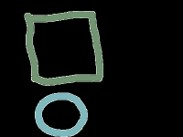
//> input picture ImageProcessing/ImageProcessing/img/cmp1.jpg, 183 x 137 px
$ ./Composite   (built with g++ and OpenCV 4)
//> lines starting //> are read from the running program, lines starting //| are printed output that depends on the picture
#include <opencv2/core/core.hpp>
#include <opencv2/imgcodecs/imgcodecs.hpp>
#include <opencv2/highgui/highgui.hpp>
#include <iostream>

using namespace cv;
using namespace std;

int main(int argc, char** argv) {

	String imgname1 = "Image 1";
	String imgname2 = "Image 2";
	int B = 0, G = 0, R = 0;

	// 이미지 데이터 읽기
	Mat img1 = imread("./img/cmp1.jpg", CV_LOAD_IMAGE_COLOR);
//> img1 is the input picture: 137 rows x 183 cols, CV_8UC3; mean B, G, R 17.8, 19.8, 15.7

	Mat img2 = imread("./img/cmp2.jpg", CV_LOAD_IMAGE_COLOR);
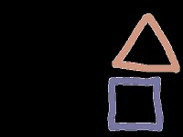
//> input picture ImageProcessing/ImageProcessing/img/cmp2.jpg, 183 x 137 px
//> img2 is the input picture: 137 rows x 183 cols, CV_8UC3; mean B, G, R 17.6, 16.3, 19.1

	// 이미지 데이터가 없을 경우
	if (!img1.data || !img2.data) {
		cout << "No Image data" << endl;
		return -1;
	}

	imshow(imgname1, img1);
	imshow(imgname2, img2);

	for (int y = 0; y < img1.rows; y++) {
		for (int x = 0; x < img1.cols; x++) {
			B = img1.at<Vec3b>(y, x)[0];
			G = img1.at<Vec3b>(y, x)[1];
			R = img1.at<Vec3b>(y, x)[2];

			if (B != 0) img2.at<Vec3b>(y, x)[0] = B;
			if (G != 0) img2.at<Vec3b>(y, x)[1] = G;
			if (R != 0) img2.at<Vec3b>(y, x)[2] = R;
		}
	}
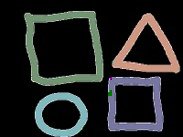
//> img2: 137 rows x 183 cols, CV_8UC3; mean B, G, R 35.3, 36.1, 34.7
//> after the loop, B = 0; G = 0; R = 0

	imshow("Result", img2);
	waitKey();
}
